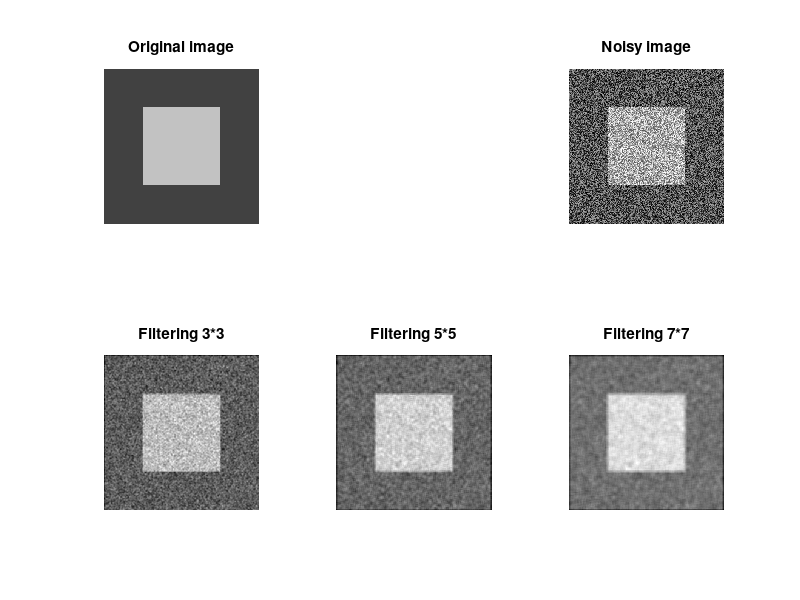

This figure's MATLAB source: (Note: this script raises an error after producing the figure.)
%Shubhika GARG

%linear filtering in the spatial domain
%% Creating a matrix of 256*256 and 64*64 in the centre
a=ones([256 256])*64; %To get gray value of 64
%square area of size 64 and pixel values of 192
a(128-64+1:128+64, 128-64+1:128+64)=a(128-64+1:128+64, 128-64+1:128+64)*3;

%% Creating a noisy image
% % Noise Creation
b=rand(256,256)*255;
% Noise
% Adding noise to the previous image
c=a+b;

%% Creating proper filters
p=fspecial("average",[3 3]);
pc=filter2(p,c);

q=fspecial("average",[5 5]);
qc=filter2(q,c);

r=fspecial("average",[7 7]);
rc=filter2(r,c);

%% Output processing
figure();
subplot(2,3,1),imshow(uint8(a));
title('Original image');

subplot(2,3,3),imshow(c,[]);
title('Noisy image');

subplot(2,3,4),imshow(pc,[]);
title('Filtering 3*3');

subplot(2,3,5),imshow(qc,[]);
title('Filtering 5*5');

subplot(2,3,6),imshow(rc,[]);
title('Filtering 7*7');

sgtitle('Average filtering');
%% Solutions
%As the filter size increases, the clarity of the image decreases
%The image becomes more blurry
%The bigger the filter is in te spatial domain, the smaller it is in the
%frequency domain 
